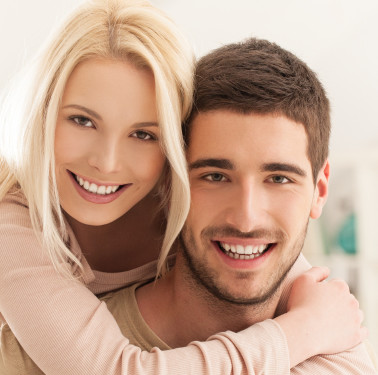
#> input picture tests/we.jpg, 378 x 375 px, given in place of the camera
$ python faceTiltCrop.py
#> lines starting #> are read from the running program, lines starting #| are printed output that depends on the picture
### src/detectFace.py
import numpy as np
import cv2
import math


def detect_faces(f_cascade, colored_img, scale_factor=1.1, is_gray=False):
    img_copy = np.copy(colored_img)
    # convert to gray
    gray = img_copy
    if not is_gray:
        gray = cv2.cvtColor(img_copy, cv2.COLOR_BGR2GRAY)

    faces = f_cascade.detectMultiScale(gray, scaleFactor=scale_factor, minNeighbors=6)
    return faces


def crop_rot_images(frame, lbp_face_cascade, draw_face=False):
    # optimization req
    center, xc, yc, wc, hc = get_largest_face(frame, detect_faces(lbp_face_cascade, frame), return_face=True)
    left, xl, yl, wl, hl = get_largest_face(rotate_img(frame, 45),
                                            detect_faces(lbp_face_cascade, rotate_img(frame, 45)), return_face=True)
    right, xr, yr, wr, hr = get_largest_face(rotate_img(frame, -45),
                                             detect_faces(lbp_face_cascade, rotate_img(frame, -45)), return_face=True)
    x, y, z = center.shape
    p, q, r = left.shape
    temp = center
    if x * y < p * q:
        x, y, z = p, q, r
        temp = left
        xc, yc, wc, hc = xl, yl, wl, hl
    p, q, r = right.shape
    if x * y < p * q:
        x, y, z = p, q, r
        temp = right
        xc, yc, wc, hc = xr, yr, wr, hr
    if draw_face:
        cv2.rectangle(frame, (xc, yc), (wc, hc), (0, 255, 0), 2)
    return temp


def rotate_img(img, angle):
    num_rows, num_cols = img.shape[:2]
    rotation_mat = cv2.getRotationMatrix2D((num_cols / 2, num_rows / 2), angle, 1)
    return cv2.warpAffine(img, rotation_mat, (num_cols, num_rows))


# [42 lines left out: functions draw_faces, draw_tilt_faces, rotate_point, not called in this run]


def get_largest_face(img, faces, draw_face=False, return_face=False):
    # draw and crop largest face
    largest_face = 0
    a = b = c = d = 0
    for (x, y, w, h) in faces:
        if (w * h) >= largest_face:
            largest_face = w * h
            a = x
            b = y
            c = w
            d = h
    if draw_face:
        cv2.rectangle(img, (a, b), (a + c, b + d), (0, 255, 0), 2)

    crop_img = img[b:b + d, a:a + c]
    if return_face:
        return crop_img, a, b, a + c, b + d
    else:
        return crop_img

### tests/faceTiltCrop.py
import cv2

from src.detectFace import crop_rot_images

lbp_face_cascade = cv2.CascadeClassifier('../data/lbpcascade_frontalface.xml')

cv2.namedWindow("exit on ESC")
vc = cv2.VideoCapture(0)
frame = 0
if vc.isOpened():  # try to get the first frame
    rval, frame = vc.read()
#> frame is the input picture: shape (375, 378, 3); mean B, G, R 144.8, 164.7, 197.8
else:
    rval = False

f = frame

while rval:
    cv2.imshow("exit on ESC", cv2.flip(f, 1))
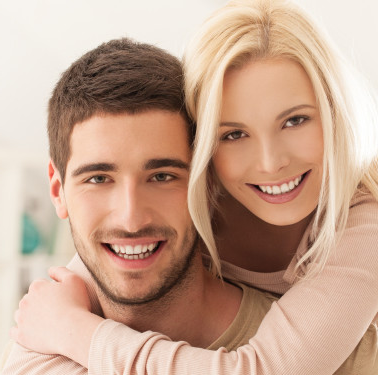
#> window 'exit on ESC': shape (375, 378, 3); mean B, G, R 144.8, 164.7, 197.8
    rval, frame = vc.read()

    temp = crop_rot_images(frame, lbp_face_cascade)
#> in detect_faces, `gray = cv2.cvtColor(img_copy, cv2.COLOR_BGR2GRAY)`:
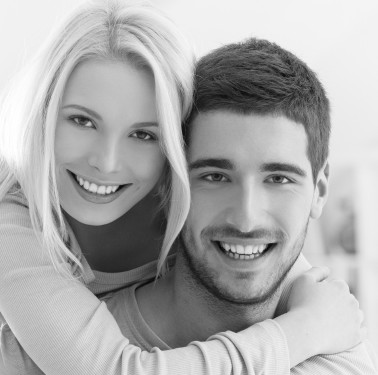
#> gray: shape (375, 378); min 1, max 255, mean 172.4
#> in detect_faces, `faces = f_cascade.detectMultiScale(gray, scaleFactor=scale_factor, min..`: faces = [[159, 110, 179, 179], [32, 65, 164, 164]]
#> in get_largest_face, `largest_face = 0`: largest_face = 0
#> the loop in get_largest_face, `for (x, y, w, h) in faces:` made 2 passes
#> (x, y, w, h, largest_face, a, b, c) on pass 1: (159, 110, 179, 179, 32041, 159, 110, 179)
#> after the loop in get_largest_face, `for (x, y, w, h) in faces:`: a = 159; b = 110; c = 179; largest_face = 32041
#> in get_largest_face, `crop_img = img[b:b + d, a:a + c]`:
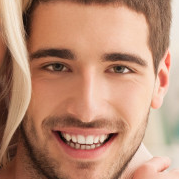
#> crop_img: shape (179, 179, 3); mean B, G, R 116.9, 140.9, 187.3
#> in crop_rot_images, `center, xc, yc, wc, hc = get_largest_face(frame, detect_faces(lbp_face..`: xc = 159; yc = 110; wc = 338; hc = 289
#> in rotate_img, `return cv2.warpAffine(img, rotation_mat, (num_cols, num_rows))`:
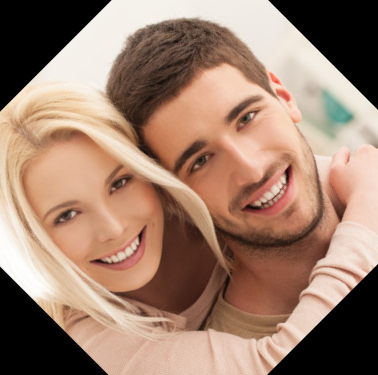
#> returned value: shape (375, 378, 3); mean of channels 0, 1, 2 110, 127.6, 157.7; drawn as B, G, R
#> call 2 of detect_faces, with scale_factor = 1.1, is_gray = False
#> in detect_faces (call 2), `gray = cv2.cvtColor(img_copy, cv2.COLOR_BGR2GRAY)`:
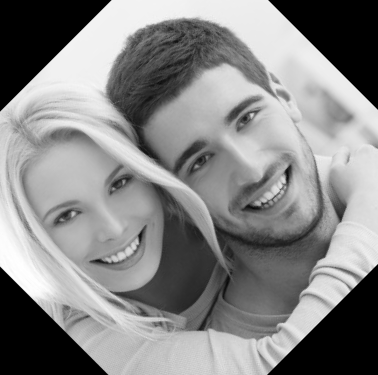
#> gray: shape (375, 378); min 0, max 255, mean 134.6
#> in detect_faces (call 2), `faces = f_cascade.detectMultiScale(gray, scaleFactor=scale_factor, min..`: faces = ()
#> in crop_rot_images, `left, xl, yl, wl, hl = get_largest_face(rotate_img(frame, 45), detect_..`: left = empty array; xl = 0
#> call 3 of rotate_img, with angle = -45
#> in rotate_img (call 3), `return cv2.warpAffine(img, rotation_mat, (num_cols, num_rows))`:
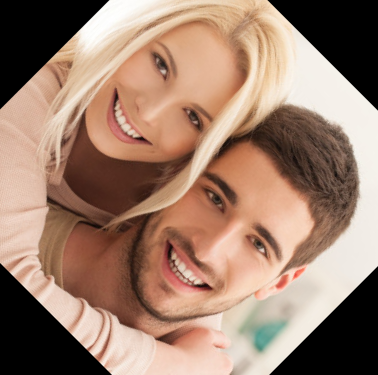
#> returned value: shape (375, 378, 3); mean of channels 0, 1, 2 110, 127.5, 157.6; drawn as B, G, R
#> call 3 of detect_faces, with scale_factor = 1.1, is_gray = False
#> in detect_faces (call 3), `gray = cv2.cvtColor(img_copy, cv2.COLOR_BGR2GRAY)`:
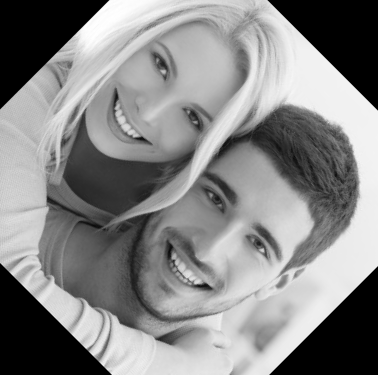
#> gray: shape (375, 378); min 0, max 255, mean 134.5
#> in crop_rot_images, `right, xr, yr, wr, hr = get_largest_face(rotate_img(frame, -45), detec..`: right = empty array; xr = 0
    if temp.shape != (0, 0, 3):
        f = temp
    key = cv2.waitKey(20)
#> (key Esc is pressed here)
    if key == 27:  # exit on ESC
        break
cv2.destroyWindow("exit on ESC")
cv2.VideoCapture.release(vc)
